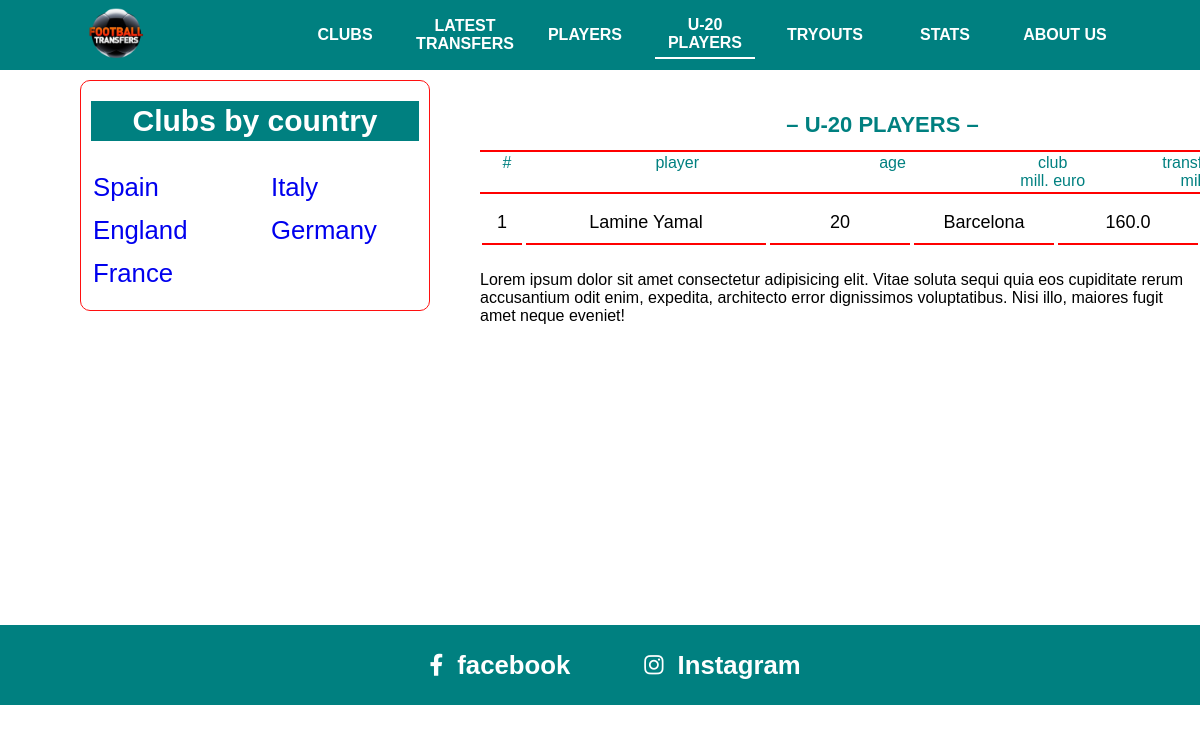
The app's page /U_20_players/, older data.
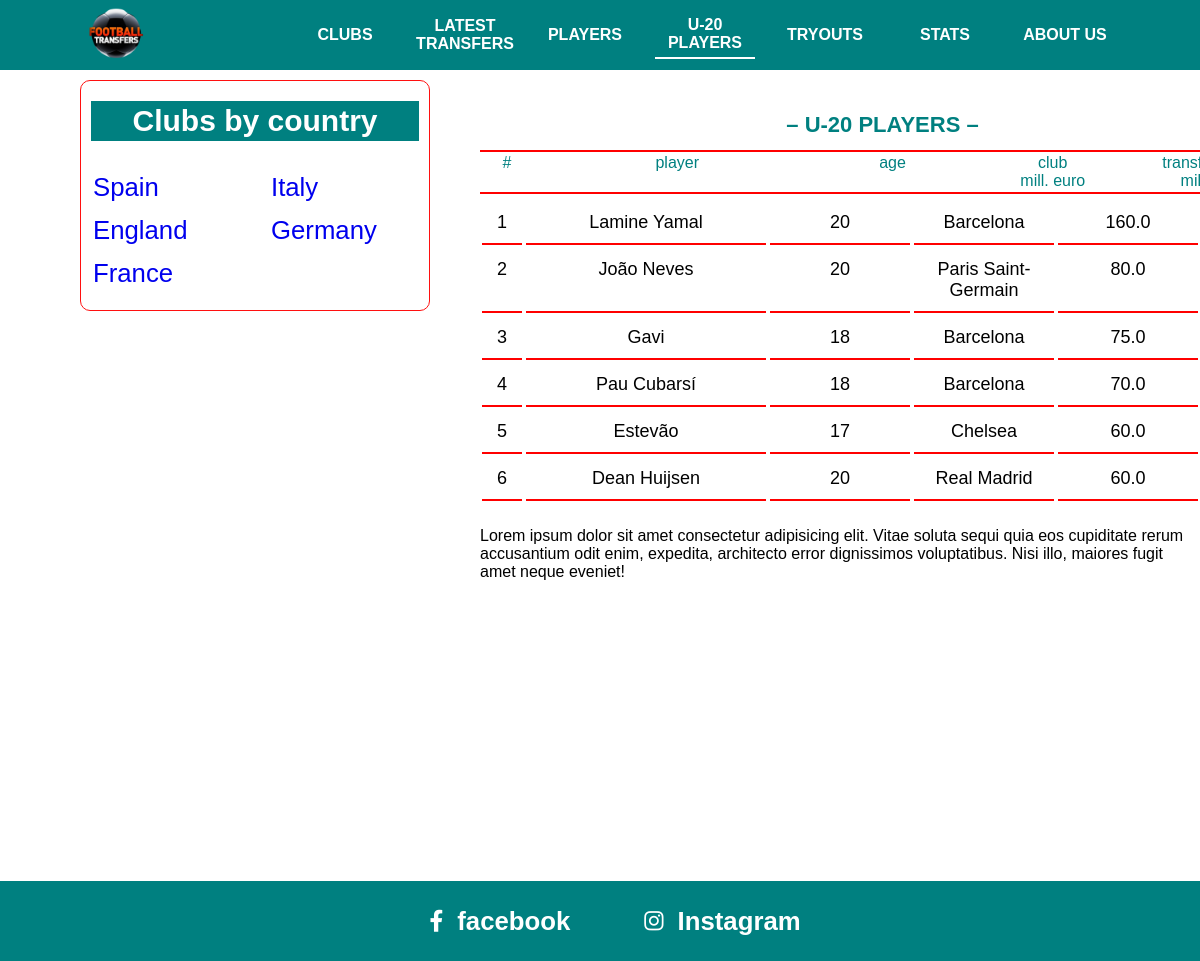
The same page, newer data.
### main/models.py (models this page shows, shortened)
class Country(models.Model):
    name = models.CharField(max_length=100)

class Player(models.Model):
    name = models.CharField(max_length=100)
    age = models.PositiveSmallIntegerField()
    position = models.CharField(max_length=100)
    price = models.FloatField(validators=[MinValueValidator(0.0)])
    country = models.ForeignKey(Country, on_delete=models.SET_NULL, null=True)
    club = models.ForeignKey(Club, on_delete=models.SET_NULL, null=True)

class Club(models.Model):
    name = models.CharField(max_length=100)
    image = models.ImageField(upload_to='clubs')
    president = models.CharField(max_length=100, blank=True, null=True)
    coach = models.CharField(max_length=100, blank=True, null=True)
    found_date = models.DateField(blank=True, null=True)
    country = models.ForeignKey(Country, on_delete=models.SET_NULL, null=True)
    def __str__(self):
        return self.name

### main/views.py (the view)
# urls.py: path('U_20_players/', U_20_PlayersView.as_view(), name='U_20_players'),
class U_20_PlayersView(View):
    def get(self, request):
        players = Player.objects.filter(age__lt=21).order_by('-price')
        context = {
            'players': players,
        }
        return render(request, 'U_20_players.html', context)

### main/context_processors.py (called while the page is built)
def get_countries(requeast):
    countries = Country.objects.annotate(club_count=Count('club')).filter(club_count__gt=0).order_by('-club_count')
    left_countries = list(countries)[::2]
    right_countries = list(countries)[1::2]
    context = {
        'countries': countries,
        'left_countries': left_countries,
        'right_countries': right_countries,
    }
    return context

### templates/U_20_players.html
{% extends 'base.html' %}
{% block U_20_players_active %}navActive{% endblock  %}
{%block content %}
      <div class="nav">
          <h2>– U-20 PLAYERS –</h2>
          <table class="content-nav">
            <thead>
              <tr>
                <td>#</td>
                <td>player</td>
                <td>age</td>
                <td>
                  club <br />
                  mill. euro
                </td>
                <td>
                  transfer value, <br />
                  mill. euro
                </td>
              </tr>
            </thead>
          </table>
        </div>
      <div class="content">
        <table class="players">
          {% for player in players%}
          <tr>
            <td>{{ forloop.counter}}</td>
            <td>{{ player.name    }}</td>
            <td>{{ player.age     }}</td>
            <td>{{ player.club    }}</td>
            <td>{{ player.price   }}</td>
          </tr>
          {% endfor %}
        </table>
        <p>
          Lorem ipsum dolor sit amet consectetur adipisicing elit. Vitae soluta
          sequi quia eos cupiditate rerum accusantium odit enim, expedita,
          architecto error dignissimos voluptatibus. Nisi illo, maiores fugit
          amet neque eveniet!
        </p>
      </div>
{% endblock %}

### templates/base.html (shortened to what this page needs)
<!DOCTYPE html>
{% load static%}
<html>
  <head>
    <link rel="stylesheet" type="text/css" media="screen" href="{% static 'css/main.css'%}" />
    <link
      rel="stylesheet"
      href="https://cdnjs.cloudflare.com/ajax/libs/font-awesome/6.1.1/css/all.min.css"
    />
  </head>
  <body>
    <div class="container">
      <div class="navbar">
        <div class="icon">
          <a href="{% url 'index'%}">
            <img src="{% static 'img/12252568_173-removebg-preview.png'%}" alt="" />
          </a>
        </div>
        <div class="links">
          <div class="{% block clubs_active %}{% endblock %}"><a href="{% url 'clubs' %}">CLUBS</a></div>
          <div class="{% block latest-transfers_active %}{% endblock %}"><a href="{% url 'latest-transfers'%}">LATEST TRANSFERS</a></div>
          <div class="{% block players_active %}{% endblock %}"><a href="{% url 'players' %}">PLAYERS</a></div>
          <div class="{% block U_20_players_active %}{% endblock %}"><a href="{% url 'U_20_players' %}">U-20 PLAYERS</a></div>
          <div class="{% block tryouts_active %}{% endblock %}"><a href="{% url 'tryouts'%}">TRYOUTS</a></div>
          <div class="{% block stats_active %}{% endblock %}"><a href="{% url 'stats'%}">STATS</a></div>
          <div class="{% block about_active %}{% endblock %}"><a href="{% url 'about'%}">ABOUT US</a></div>
        </div>
      </div>
      <div class="country-clubs">
        <h2 id="title">Clubs by country</h2>
        <div class="country">
          <div>
            {% for country in left_countries %}
              <h3><a href="/clubs/?country={{country.id}}">{{ country.name }}</a> <br/></h3>
            {% endfor %}
          </div>
          <div>
            {% for country in right_countries %}
              <h3><a href="/clubs/?country={{country.id}}">{{ country.name }}</a> <br/></h3>
            {% endfor %}
          </div>
        </div>
      </div>
        {% block content %} {% endblock %}
          <div class="footer" style="margin-top: 200px;">
        <a href="https://www.facebook.com/topfootballtransfers/">
          <div>
            <i class="fa-brands fa-facebook-f"></i> &nbsp;
              <h3>facebook</h3>
          </div>
        </a>
        <a href="https://www.instagram.com/topfootballtransfers/">
          <div>
            <i class="fa-brands fa-instagram"></i> &nbsp;
            <h3>Instagram</h3>
          </div>
        </a>
      </div>
    </div>
  </body>
</html>

Row changes from the older to the newer data that the page shows:
added Player: name "João Neves", age "20", club "Paris Saint-Germain", price "80.0"
added Player: name "Gavi", age "18", club "Barcelona", price "75.0"
added Player: name "Pau Cubarsí", age "18", club "Barcelona", price "70.0"
added Player: name "Estevão", age "17", club "Chelsea", price "60.0"
added Player: name "Dean Huijsen", age "20", club "Real Madrid", price "60.0"
